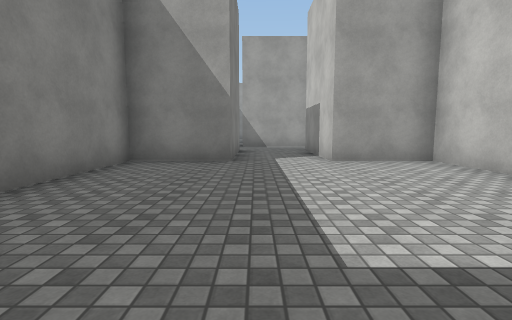
[1] (above)

24 first-person views from a walk through a Unity game level. The camera is 1.2 m above the floor, tilts 6° down and sees 85° across. The floor is counted in squares, 2 m on a side. Each view is taken from the middle of a square. On the plan, view 1 faces up. The plan holds only what a view shows up to about 9 squares ahead; the rest is blank. The place goes on beyond the plan. The player is left out. Surface patterns are stand-ins for the level's own textures.

[2]
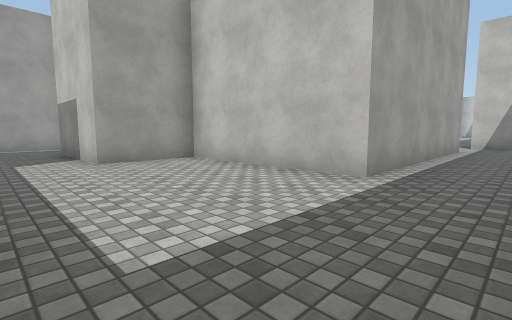

[3]
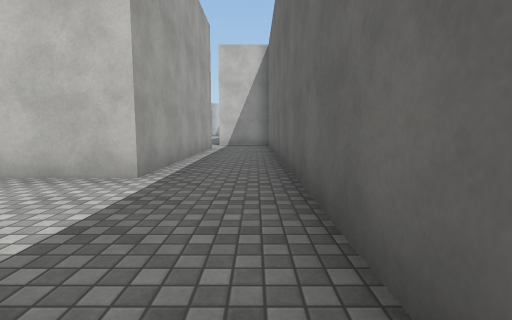

[4]
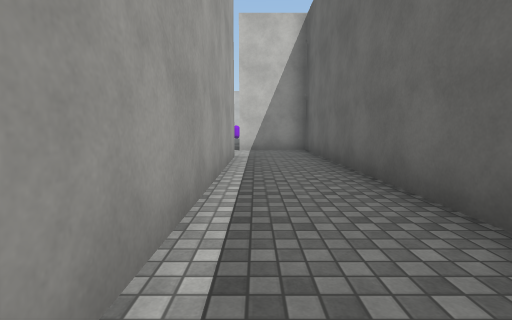

[5]
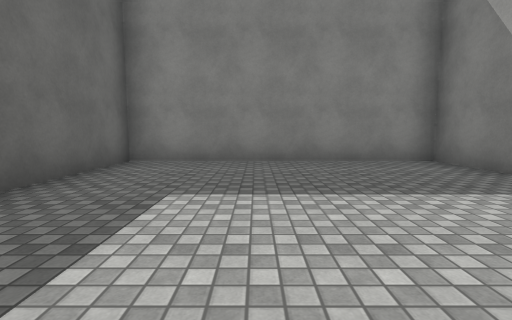

[6]
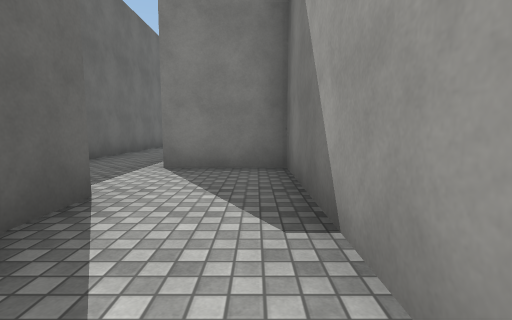

[7]
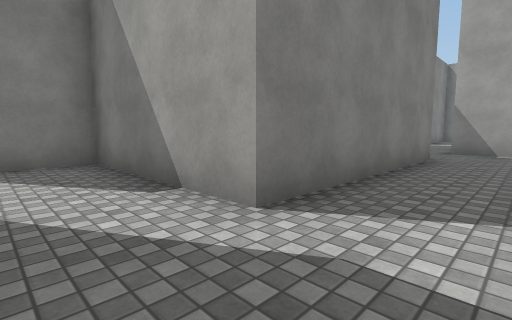

[8]
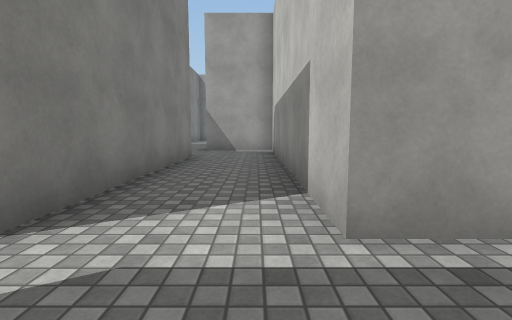

[9]
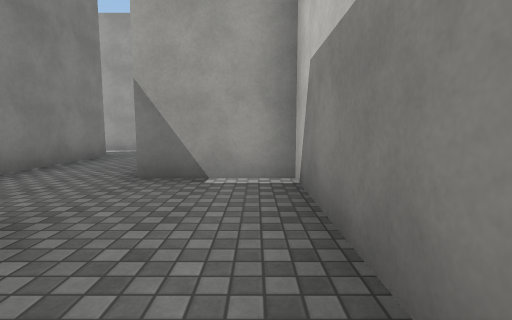

[10]
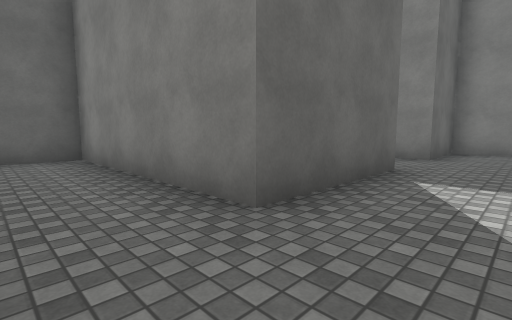

[11]
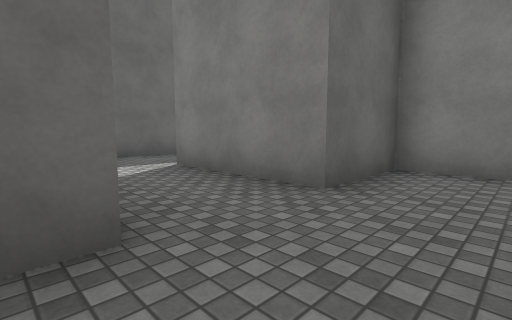

[12]
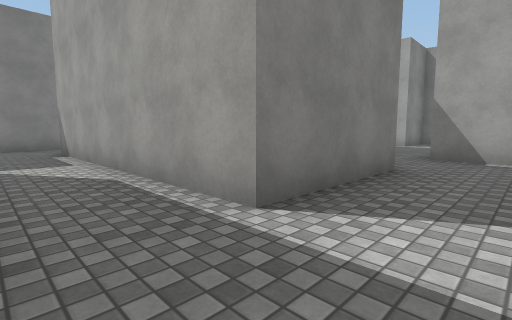

[13]
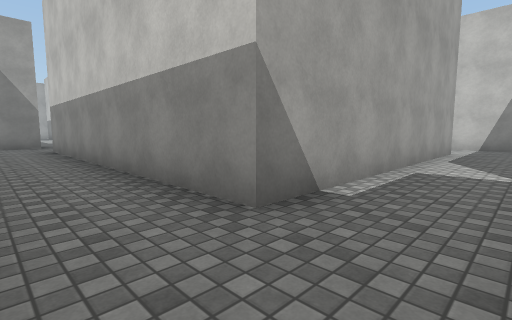

[14]
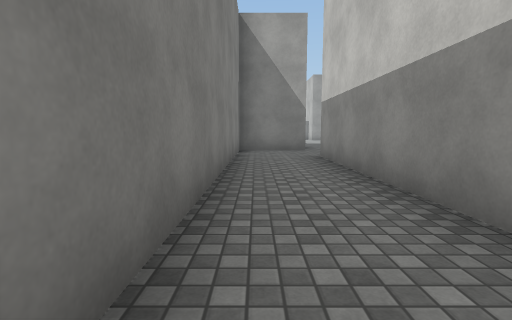

[15]
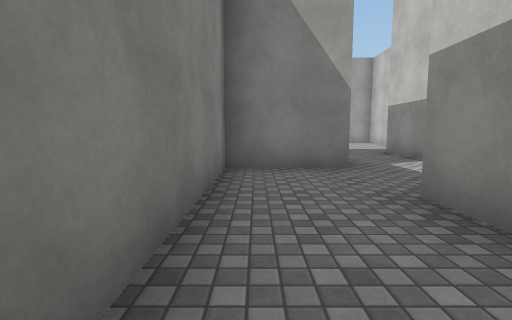

[16]
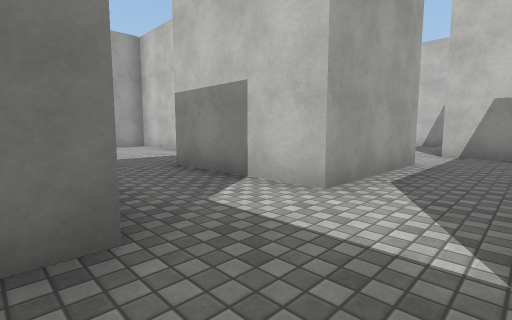

[17]
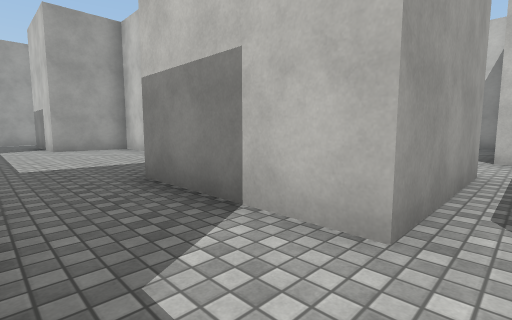

[18]
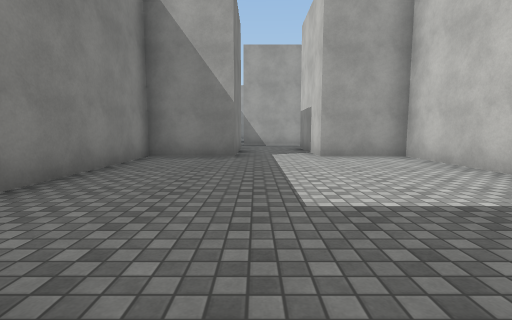

[19]
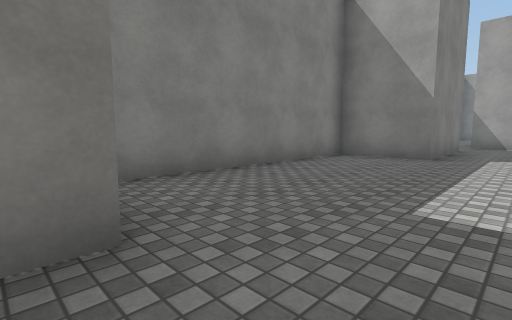

[20]
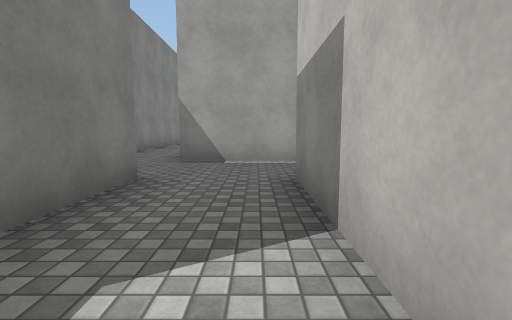

[21]
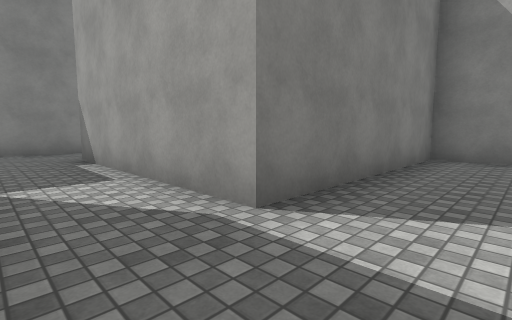

[22]
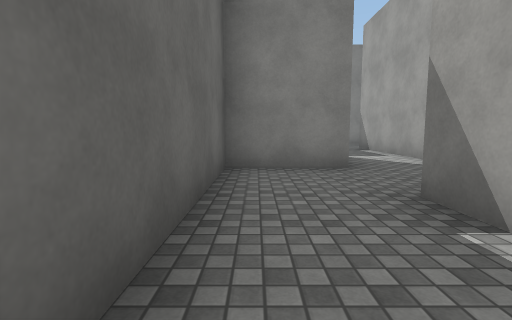

[23]
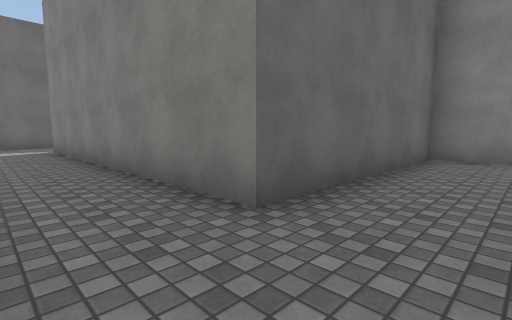

[24]
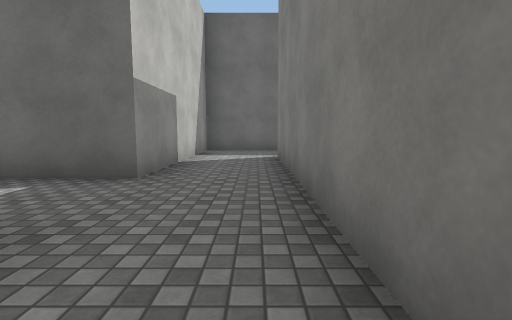

### Floor plan
Points are (right, up) in squares from view 1. A wall is a line through its corners. A room is listed if a view was taken in it or the views show most of it. See-through windows are left out.
Room 1 (views 1, 2, 3, 4, 5)
walls: (-0.5, 5.5) (-2.5, 5.5) (-2.5, -0.5) (11.5, -0.5) (11.5, 1.5); (11.5, 3.5) (9.5, 3.5) (9.5, 1.5) (3.5, 1.5) (3.5, 5.5) (1.5, 5.5)
ways out: opening at (0.5, 6) to room 2; opening at (12.5, 2.5) to room 2
Room 2 (views 6, 7, 8, 9, 10, 11, 12, 13, 14, 15, 16, 17, 18, 19, 20, 21, 22, 23, 24)
walls: (4.6, 20.5) (1.5, 20.5) (1.5, 23.5); (6.5, 19.2) (6.5, 20.5); (9.2, 20.5) (11.5, 20.5) (11.5, 25.5) (13.2, 25.5); (3.5, 26.8) (3.5, 29.5) (1.5, 29.5) (1.5, 32.5); (-0.4, 20.5) (-2.5, 20.5) (-2.5, 12.5); (-0.5, 23.6) (-0.5, 23); (7.8, 15.5) (6.5, 15.5); (4.5, 14.9) (4.5, 13.5) (6.5, 13.5) (6.5, 10.5) (-0.5, 10.5) (-0.5, 18.5); (11.4, 15.5) (10.4, 15.5); (8.4, 13.5) (11.5, 13.5) (11.5, 8.5) (12.8, 8.5); (7.5, 32.5) (6.5, 32.5); (4.5, 32.6) (4.5, 30.5) (9.5, 30.5) (9.5, 22.5); (-0.5, 32.5) (-0.5, 29.5) (-2.5, 29.5) (-2.5, 24.1); (8.5, 9.4) (8.5, 10.9); (5.4, 8.5) (6.9, 8.5); (-2.5, 10.9) (-2.5, 9.4); (-0.5, 8.4) (-0.5, 5.5); (13.5, 8.6) (13.5, 3.5) (11.5, 3.5); (-2.5, 35) (-2.5, 33.4); (1.5, 5.5) (1.5, 8.5); (5.8, 39.5) (4.5, 39.5) (4.5, 34.5) (-0.5, 34.5); (-2.5, 38.1) (-2.5, 37.1); (15.5, 3.5) (15.5, 10.5) (13.5, 10.5); (11.5, 1.5) (12.5, 1.5)
ways out: opening at (0.5, 6) to room 1; opening at (12.5, 2.5) to room 1; opening at (16.5, 2.5)

Positions as (right, up) in squares from view 1, and headings:
1: (0, 0), facing up
2: (0, 0), facing up-right
3: (0, 0), facing right
4: (3, 1), facing right
5: (3, 2), facing left
6: (14, 3), facing left
7: (15, 2), facing up-left
8: (15, 2), facing up
9: (15, 7), facing up
10: (13, 15), facing down-left
11: (9, 15), facing down-left
12: (8, 9), facing up-left
13: (-2, 9), facing up-right
14: (-2, 12), facing up
15: (-2, 16), facing up
16: (-1, 19), facing up-right
17: (0, 20), facing up-right
18: (0, 23), facing up
19: (1, 23), facing up-left
20: (1, 29), facing up
21: (6, 33), facing up-left
22: (9, 31), facing left
23: (11, 32), facing down-left
24: (10, 29), facing down
